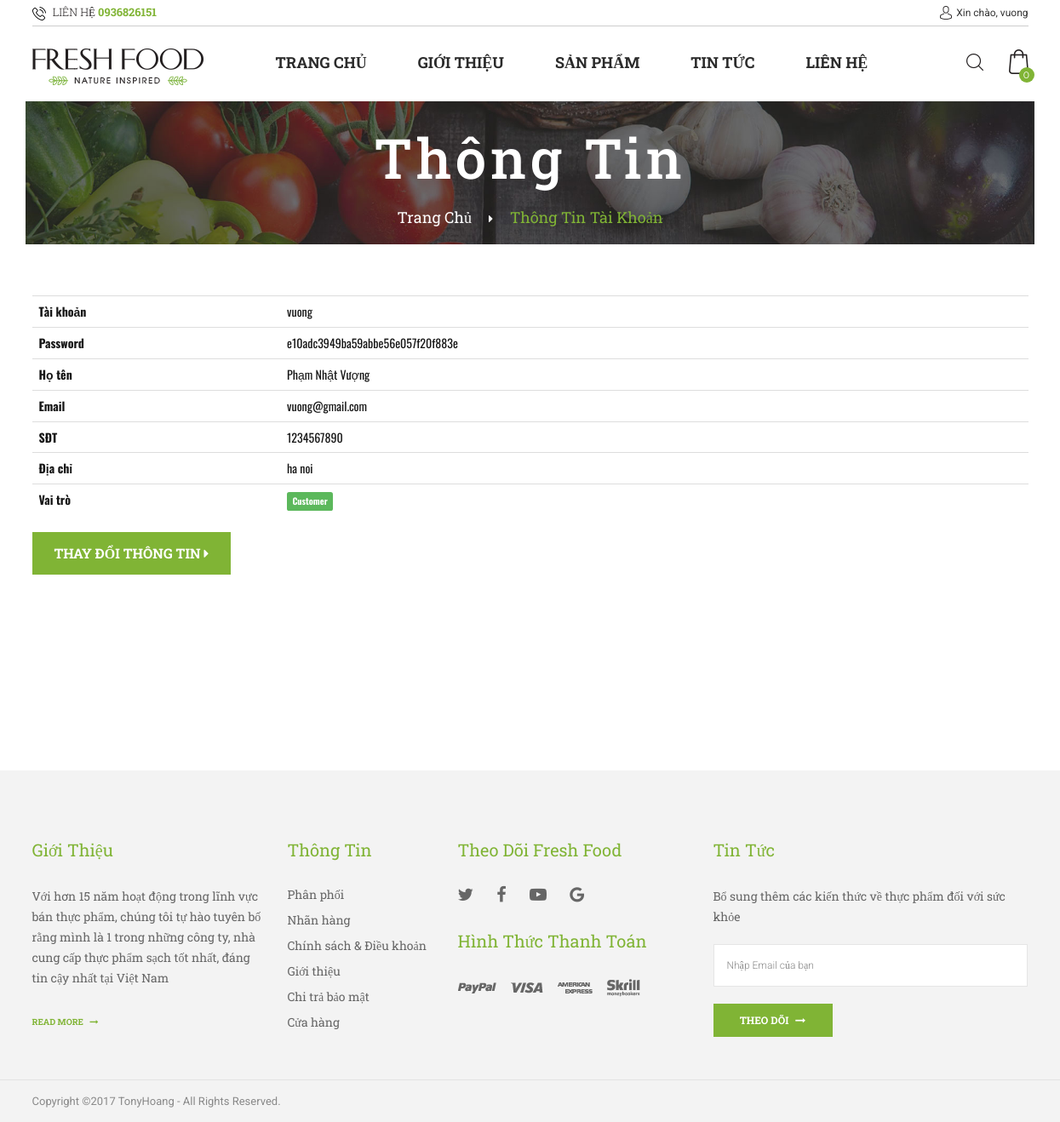
The app's page /index.php?route=login&actions=info (signed in) with its own data.
### tables this page shows
CREATE TABLE `user` (
  `user_id` int(11) NOT NULL,
  `username` varchar(100) NOT NULL,
  `password` varchar(64) NOT NULL,
  `email` varchar(100) NOT NULL,
  `full_name` varchar(100) DEFAULT NULL,
  `phone` varchar(100) DEFAULT NULL,
  `address` varchar(255) DEFAULT NULL,
  `role` tinyint(4) NOT NULL DEFAULT '1'
);

### index.php (called while the page is built, shortened)
<?php
require 'header.php';
if (isset($_GET['route'])) {
	$route = $_GET['route'];
} else {
	$route = 'page';
}
if (isset($_GET['actions'])) {
	$actions = $_GET['actions'];
} else {
	$actions = 'content';
}
include $route . '/' . $actions . '.php';
require 'footer.php'
?>

### common/database.php (called while the page is built, shortened)
<?php
$mysqli = mysqli_connect(DB_HOST, DB_USER, DB_PASS, DB_NAME);
mysqli_set_charset($mysqli,"utf8");
function get_all($table,$fiels_name = false,$field_val = false,$limit = false){
	global $mysqli;
	$data = [];
	$sql = "SELECT * FROM $table";
	if ($fiels_name && $field_val) {
		$sql .= " WHERE $fiels_name  = '$field_val'";
	}
	$res = mysqli_query($mysqli,$sql);
	if ($res && mysqli_num_rows($res)) {
		while ($row = mysqli_fetch_assoc($res)) {
			$data[] = $row;
		}
	}
	return $data;
}
?>

### login/info.php (the view, shortened to what this page needs)
<?php   if (isset($_SESSION['logIn'])){
	$u = $_SESSION['logIn'];
}
$row = get_all('user','user_id',$u['user_id']);
?>
<div class="main-content">
    <div class="container">
        <div class="banner-header banner-lbook3">
            <img src="public/images/banner-catalog1.jpg" alt="Banner-header">
            <div class="text">
                <h3>Thông tin</h3>
                <p><a href="index.php" title="Home">Trang chủ</a><i class="fa fa-caret-right"></i>Thông tin tài khoản</p>
            </div>
        </div>
    </div>
    <?php if (isset($_SESSION['logIn'])): ?>
    <div class="cart-box-container">
        <div class="container container-ver2 space-padding-tb-30">
            <table class="table cart-table space-30 ">
				<?php if($row) : foreach($row as $row):?>
					<table class="table table-hover table-hover">
						<tbody>
							<tr>
								<th>Tài khoản</th>
								<td><?php echo $row['username'] ?></td>
							</tr>
							<tr>
								<th>Password</th>
								<td ><?php echo $row['password'] ?></td>
							</tr>
							<tr>
								<th>Họ tên</th>
								<td><?php echo $row['full_name'] ?></td>
							</tr>
							<tr>
								<th>Email</th>
								<td><?php echo $row['email'] ?></td>
							</tr>
							<tr>
								<th>SĐT</th>
								<td><?php echo $row['phone'] ?></td>
							</tr>
							<tr>
								<th>Địa chỉ</th>
								<td><?php echo $row['address'] ?></td>
							</tr>
							<tr>
								<th>Vai trò</th>
								<td>
									<?php if($row['role'] == 1 ) : ?>
										<a href="index.php?action=list-user&role=1" class="label label-success">Customer</a>
									<?php elseif($row['role'] == 2): ?>
										<a href="index.php?action=list-user&role=2" class="label label-danger">Moderator</a>
									<?php else: ?>
										<a href="index.php?action=list-user&role=3" class="label label-primary">Admin</a>
									<?php endif; ?>
								</td>
							</tr>
						</tbody>
					</table>
					<?php endforeach;  ?>
				<?php endif; ?>
			</table>
			<a class="link-v1 lh-50 bg-brand" href="index.php?route=login&actions=edit-info" >THAY ĐỔI THÔNG TIN <i class="fa fa-caret-right"></i></a>
        </div>
    </div>
	<?php else: ?>
		<?php include 'page/404.php'; ?>
    <?php endif; ?>
</div>

### records on screen
user: username "vuong", password "e10adc3949ba59abbe56e057f20f883e", full_name "Phạm Nhật Vượng", email "vuong@gmail.com", phone "1234567890", address "ha noi", role "Customer"

### other values on screen
$user['username'] "vuong"
get_qtt() "0"
